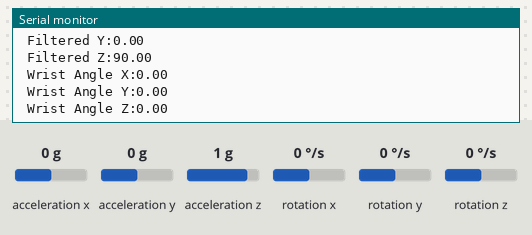
Bench run of a sketch on a simulated Arduino Uno, built with avr-gcc and run on an emulated ATmega328P. Parts: the last lines printed to the serial monitor. The inputs (shaded band) are chosen by the test bench; at power-on: acceleration x 0 g, acceleration y 0 g, rotation x 0 °/s, acceleration z 1 g, rotation y 0 °/s, rotation z 0 °/s.

Above: at 1.3 s.
1.4 s: acceleration x set to -1.4 g
2.9 s: acceleration y set to -1.4 g
4.4 s: rotation x set to -100 °/s
7.4 s: acceleration z set to -1.4 g
At 8.5 s:
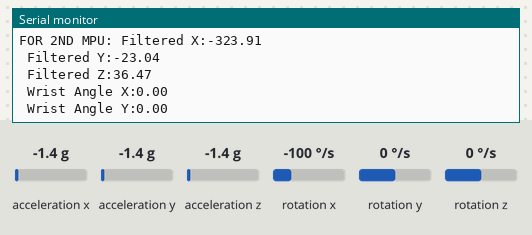
8.9 s: rotation y set to -192 °/s
At 9.9 s:
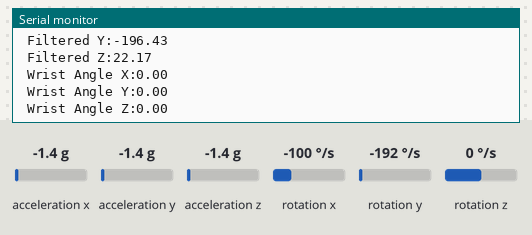
Timing chart, 0 to 11.9 s (numbered marks = the images above; inputs shaded):
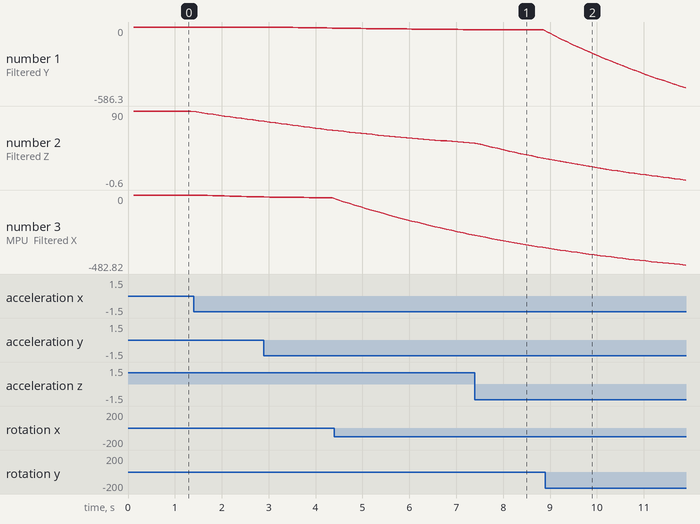

Measured:
- plotted number 2: 90 → 78.28 after the input at 1.4 s
- plotted number 3: 0 → -12.58 after the input at 1.4 s

The sketch:

mpu_test.ino.ino
```cpp
#include <Wire.h>
#include <MPU6050.h>
MPU6050 imu1(0x68);
MPU6050 imu2(0x69);


float filtered_angle_x = 0;
float filtered_angle_y = 0;
float filtered_angle_z = 0;
unsigned long last_time = 0;
float filtered_angle_x2 = 0;
float filtered_angle_y2 = 0;
float filtered_angle_z2 = 0;
float wrist_angle_x = 0;
float wrist_angle_y = 0;
float wrist_angle_z = 0;
//note to self unsigned means it will not take negative numbers.

void setup()
{
    Serial.begin(115200);
    Wire.begin();
    imu1.initialize();
    imu2.initialize();

    int16_t ax, ay, az, gx, gy, gz;
    int16_t ax2, ay2, az2, gx2, gy2, gz2;
    imu1.getMotion6(&ax, &ay, &az, &gx, &gy, &gz);
    imu2.getMotion6(&ax2, &ay2, &az2, &gx2, &gy2, &gz2);


    float ax_g = ax / 16384.0;
    float ay_g = ay / 16384.0;
    float az_g = az / 16384.0;

    float ax_g2 = ax2/ 16384.0;
    float ay_g2 = ay2/ 16384.0;
    float az_g2 = az2/ 16384.0;

    float angle_x = atan2(ax_g, sqrt(ay_g*ay_g + az_g*az_g)) * 180.0 / PI;
    float angle_y = atan2(ay_g, sqrt(ax_g*ax_g + az_g*az_g)) * 180.0 / PI;
    float angle_z = atan2(az_g, sqrt(ax_g*ax_g + ay_g*ay_g)) * 180.0 / PI;


    float angle_x2 = atan2(ax_g2, sqrt(ay_g2*ay_g2 + az_g2*az_g2)) * 180.0 / PI;
    float angle_y2 = atan2(ay_g2, sqrt(ax_g2*ax_g2 + az_g2*az_g2)) * 180.0 / PI;
    float angle_z2 = atan2(az_g2, sqrt(ax_g2*ax_g2 + ay_g2*ay_g2)) * 180.0 / PI;

    //Serial.print("Angle X:"); Serial.print(angle_x);
    //Serial.print("Angle Y:"); Serial.println(angle_y);
    //Serial.print("Angle Z:"); Serial.print(angle_z);

    filtered_angle_x = angle_x;
    filtered_angle_y = angle_y;
    filtered_angle_z = angle_z;


    filtered_angle_x2 = angle_x2;
    filtered_angle_y2 = angle_y2;
    filtered_angle_z2 = angle_z2;

    if (imu1.testConnection())
    {
        Serial.println("MPU6050 connected!");
    }
    else
    {
        Serial.println("MPU6050 connection FAILED");
    }

    if (imu2.testConnection())
    {
        Serial.println("MPU6050 connected!");
    }
    else
    {
        Serial.println("MPU6050 connection FAILED");
    }

    delay(100);
}


void loop()
{
    int16_t ax, ay, az, gx, gy, gz;
    int16_t ax2, ay2, az2, gx2, gy2, gz2;
    imu1.getMotion6(&ax, &ay, &az, &gx, &gy, &gz);
    imu2.getMotion6(&ax2, &ay2, &az2, &gx2, &gy2, &gz2);


    float ax_g = ax / 16384.0;
    float ay_g = ay / 16384.0;
    float az_g = az / 16384.0;

    float ax_g2 = ax2 / 16384.0;
    float ay_g2 = ay2 / 16384.0;
    float az_g2 = az2 / 16384.0;

    //Serial.print("ax_g:"); Serial.print(ax_g);
    //Serial.print(" ay_g:"); Serial.print(ay_g);
    //Serial.print(" az_g:"); Serial.println(az_g);


    unsigned long current_time = millis();
    float dt = (current_time - last_time) / 1000.0;
    last_time = current_time;
    float gyro_rate_x = gx / 131.0;
    float gyro_rate_y = gy / 131.0;
    float gyro_rate_z = gz / 131.0;


    float gyro_rate_x2 = gx2 / 131.0;
    float gyro_rate_y2 = gy2 / 131.0;
    float gyro_rate_z2 = gz2 / 131.0;


    float angle_x = atan2(ax_g, sqrt(ay_g*ay_g + az_g*az_g)) * 180.0 / PI;
    float angle_y = atan2(ay_g, sqrt(ax_g*ax_g + az_g*az_g)) * 180.0 / PI;
    float angle_z = atan2(az_g, sqrt(ax_g*ax_g + ay_g*ay_g)) * 180.0 / PI;


    float angle_x2 = atan2(ax_g2, sqrt(ay_g2*ay_g2 + az_g2*az_g2)) * 180.0 / PI;
    float angle_y2 = atan2(ay_g2, sqrt(ax_g2*ax_g2 + az_g2*az_g2)) * 180.0 / PI;
    float angle_z2 = atan2(az_g2, sqrt(ax_g2*ax_g2 + ay_g2*ay_g2)) * 180.0 / PI;

    filtered_angle_x = 0.98 * (filtered_angle_x + gyro_rate_x * dt) + 0.02*angle_x;
    filtered_angle_y = 0.98 * (filtered_angle_y + gyro_rate_y * dt) + 0.02*angle_y;
    filtered_angle_z = 0.98 * (filtered_angle_z + gyro_rate_z * dt) + 0.02*angle_z;

    filtered_angle_x2 = 0.98 * (filtered_angle_x2 + gyro_rate_x2 * dt) + 0.02*angle_x2;
    filtered_angle_y2 = 0.98 * (filtered_angle_y2 + gyro_rate_y2 * dt) + 0.02*angle_y2;
    filtered_angle_z2 = 0.98 * (filtered_angle_z2 + gyro_rate_z2 * dt) + 0.02*angle_z2;

    wrist_angle_x = filtered_angle_x2 - filtered_angle_x;
    wrist_angle_y = filtered_angle_y2 - filtered_angle_y;
    wrist_angle_z = filtered_angle_z2 - filtered_angle_z;


    Serial.print("FOR 1ST MPU:");
    Serial.print(" Filtered X:"); Serial.println(filtered_angle_x);
    Serial.print(" Filtered Y:"); Serial.println(filtered_angle_y);
    Serial.print(" Filtered Z:"); Serial.println(filtered_angle_z);


    Serial.print("FOR 2ND MPU:");
    Serial.print(" Filtered X:"); Serial.println(filtered_angle_x2);
    Serial.print(" Filtered Y:"); Serial.println(filtered_angle_y2);
    Serial.print(" Filtered Z:"); Serial.println(filtered_angle_z2);


    Serial.print(" Wrist Angle X:"); Serial.println(wrist_angle_x);
    Serial.print(" Wrist Angle Y:"); Serial.println(wrist_angle_y);
    Serial.print(" Wrist Angle Z:"); Serial.println(wrist_angle_z);


    //Serial.print("Angle X:"); Serial.print(angle_x);
    //Serial.print("Angle Y:"); Serial.println(angle_y);
    //Serial.print("Angle Z:"); Serial.print(angle_z);


    delay(100);
}
```
